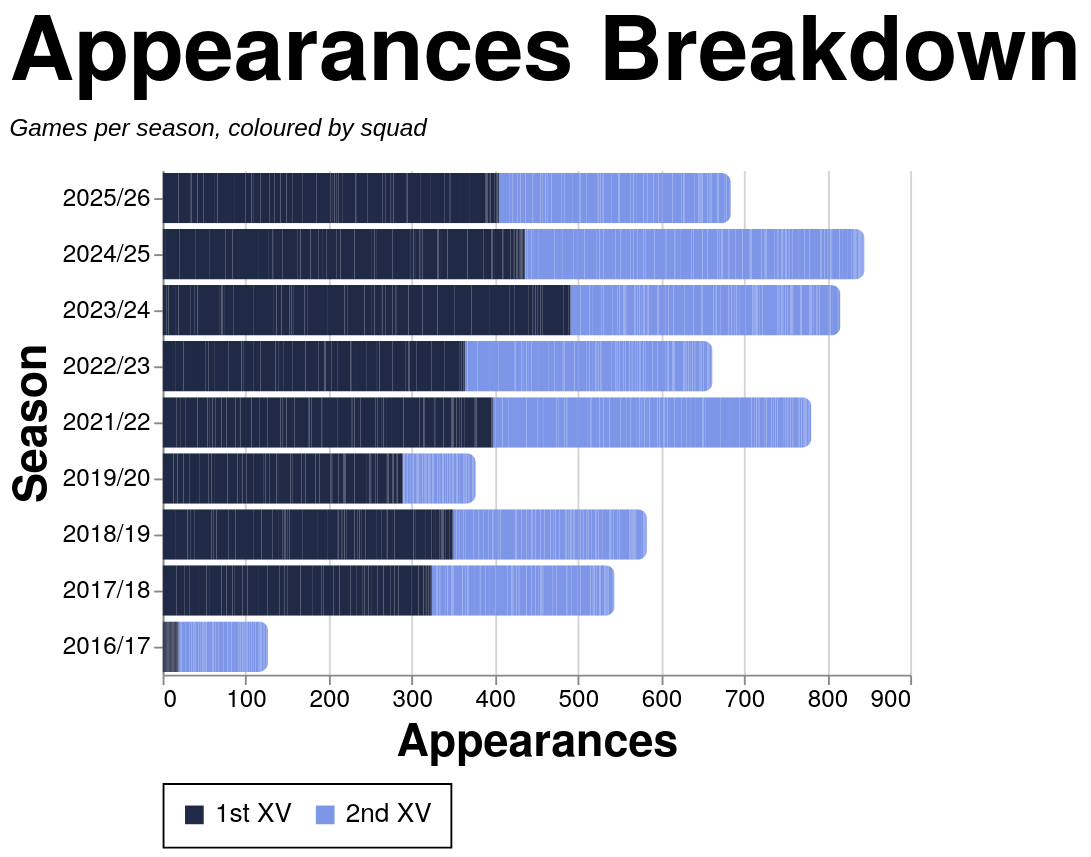

Vega-Lite specification for this chart:
### Vega-Lite specification from a JSON file in a GitHub repository (floating-point values rounded to 4 significant figures; data arrays with more than 128 entries replaced by an {"elided": "..."} marker saying what was removed)
{"config": {"axis": {"labelFont": "PT Sans Narrow, Helvetica Neue, Helvetica, Arial, sans-serif", "titleFont": "PT Sans Narrow, Helvetica Neue, Helvetica, Arial, sans-serif", "labelFontSize": 13, "titleFontSize": 24, "gridColor": "#202947", "gridOpacity": 0.2, "zindex": 1}, "text": {"font": "Lato, sans-serif"}, "bar": {"cornerRadiusEnd": 5}, "header": {"labelFont": "PT Sans Narrow, Helvetica Neue, Helvetica, Arial, sans-serif", "titleFont": "PT Sans Narrow, Helvetica Neue, Helvetica, Arial, sans-serif", "labelFontSize": 24, "titleFontSize": 28, "labelFontWeight": "bold", "orient": "left"}, "legend": {"labelFont": "PT Sans Narrow, Helvetica Neue, Helvetica, Arial, sans-serif", "titleFont": "PT Sans Narrow, Helvetica Neue, Helvetica, Arial, sans-serif", "labelFontSize": 14, "titleFontSize": 16, "titlePadding": 5, "fillColor": "white", "strokeColor": "black", "padding": 10, "titleFontWeight": "lighter", "titleFontStyle": "italic", "titleColor": "gray", "offset": 10}, "title": {"font": "PT Sans Narrow, Helvetica Neue, Helvetica, Arial, sans-serif", "fontSize": 48, "fontWeight": "bold", "anchor": "start", "align": "center", "titlePadding": 20, "subtitlePadding": 10, "subtitleFontSize": 13, "subtitleColor": "", "subtitleFontStyle": "italic", "offset": 15, "color": "black"}, "axisX": {"labelAngle": 0}, "facet": {"title": null, "header": null, "align": {"row": "each", "column": "each"}}, "resolve": {"scale": {"y": "independent", "facet": "independent"}}, "background": "transparent", "scale": {"offsetBandPaddingOuter": 0.2, "offsetBandPaddingInner": 0.1}, "view": {"stroke": null, "background": "transparent"}}, "data": {"name": "data-1ae507b2019050b1e465c0908c21e0cf"}, "mark": {"type": "bar"}, "encoding": {"color": {"field": "color_value", "legend": {"orient": "bottom", "title": null}, "scale": {"domain": ["1st XV", "2nd XV"], "range": ["#202946", "#7d96e8"]}, "sort": {"field": "sum(apps)", "op": "sum", "order": "descending"}, "type": "nominal"}, "tooltip": [{"field": "player", "title": "Player", "type": "nominal"}, {"field": "season", "title": "Season", "type": "nominal"}, {"field": "color_value", "title": "Group", "type": "nominal"}, {"aggregate": "sum", "field": "apps", "title": "Appearances", "type": "quantitative"}], "x": {"aggregate": "sum", "field": "apps", "title": "Appearances", "type": "quantitative"}, "y": {"field": "season", "sort": {"field": "season_sort", "op": "max", "order": "descending"}, "title": "Season", "type": "nominal"}}, "height": {"step": 30}, "title": {"text": "Appearances Breakdown", "subtitle": "Games per season, coloured by squad"}, "width": 400, "$schema": "https://vega.github.io/schema/vega-lite/v5.20.1.json", "datasets": {"data-1ae507b2019050b1e465c0908c21e0cf": {"elided": "2502 records"}}}
